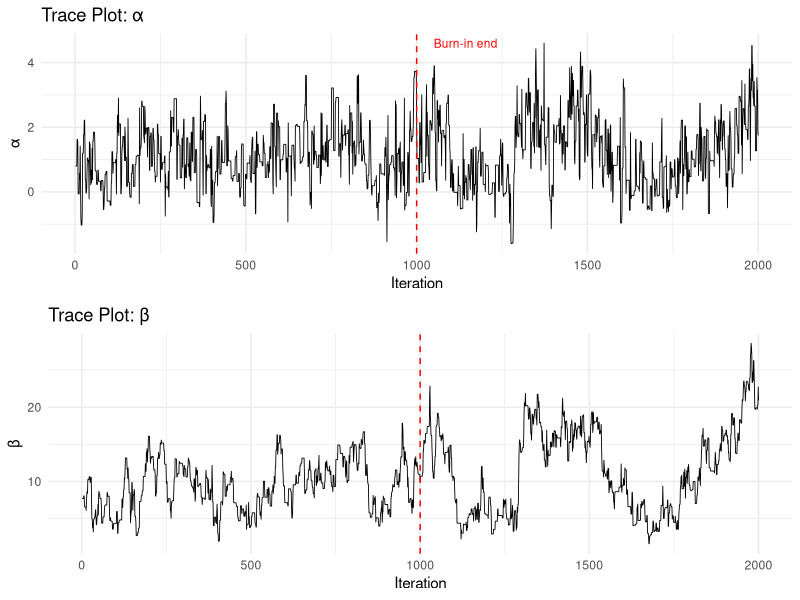
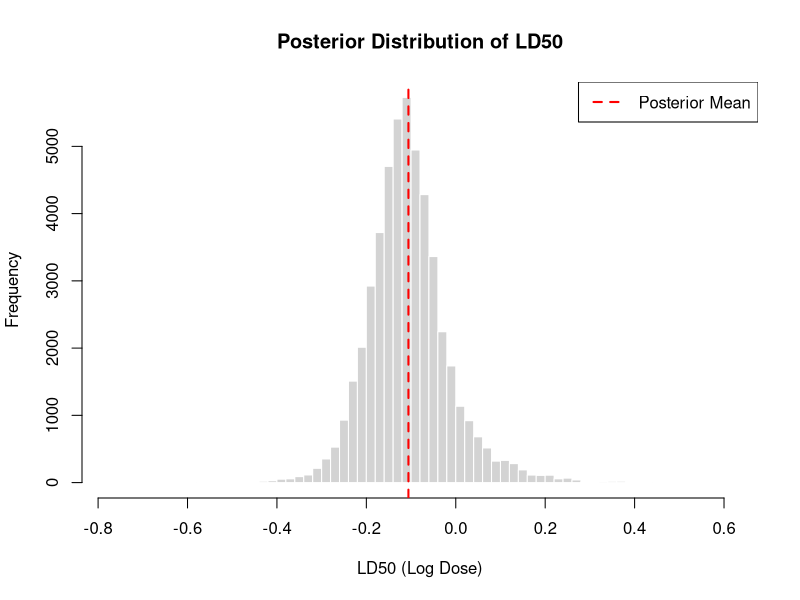
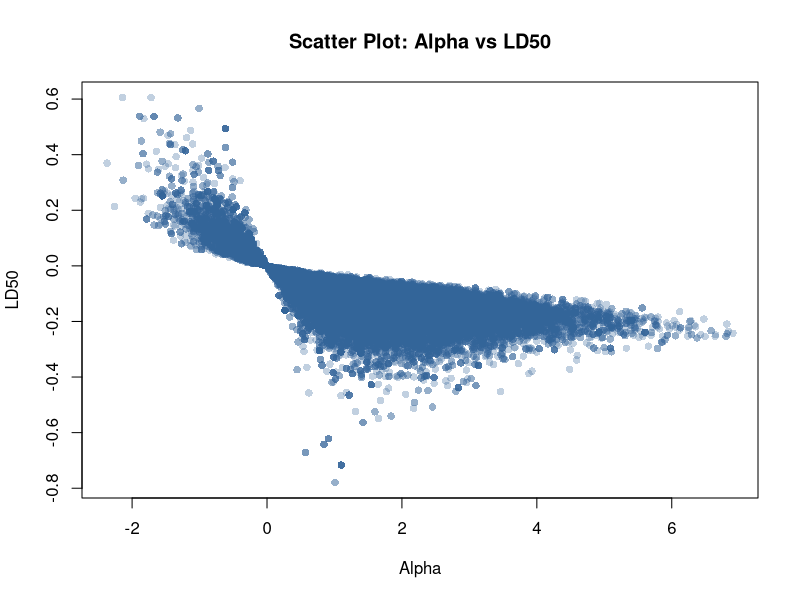

Source code (R) for these figures, in order:
## ---- chunk 1
library(coda)
# Input the Data
x <- c(-0.86, -0.30, -0.05, 0.73) 
n <- c(5, 5, 5, 5)                
y <- c(0, 1, 3, 5)                

# Log-Posterior Function
log_posterior <- function(alpha, beta) {
  eta   <- alpha + beta * x                     
  theta <- 1 / (1 + exp(-eta))         
  if (any(theta <= 0 | theta >= 1)) return(-Inf)
  sum(y * log(theta) + (n - y) * log(1 - theta))
}

# Metropolis Algorithm
set.seed(123)    
metropolis_bioassay <- function(n_iter   = 50000,
                                 sigma    = 1.5,      
                                 alpha0   = 0.8,
                                 beta0    = 7.7) {
  samples      <- matrix(NA, nrow = n_iter, ncol = 2)
  colnames(samples) <- c("alpha", "beta")
  
  cur          <- c(alpha0, beta0)
  log_p_cur    <- log_posterior(cur[1], cur[2])
  accept_count <- 0
  
  for (i in seq_len(n_iter)) {
    # Random walk proposal (bivariate normal)
    prop      <- cur + rnorm(2, 0, sigma)
    log_p_prop <- log_posterior(prop[1], prop[2])
    
    # Metropolis acceptance step
    if (log(runif(1)) < (log_p_prop - log_p_cur)) {
      cur       <- prop
      log_p_cur <- log_p_prop
      accept_count <- accept_count + 1
    }
    samples[i, ] <- cur
  }
  
  list(samples      = samples,
       accept_rate  = accept_count / n_iter)
}



# calculate_ess <- function(chain) {
#    num_samples <- length(chain)
#    rho <- acf(chain, plot = FALSE)$acf[-1] 
#    positive_lags <- rho[cumprod(rho > 0) == 1]
#    ess <- num_samples / (1 + 2 * sum(positive_lags))
#    return(ess)
#  }

result     <- metropolis_bioassay(n_iter = 51000, sigma = 1.5)
accept_rate <- result$accept_rate
all_samples <- result$samples
samples     <- all_samples[1001:51000, ]
alpha_samp  <- samples[, "alpha"]
beta_samp   <- samples[, "beta"]
ess_alpha <- effectiveSize(alpha_samp)
ess_beta  <- effectiveSize(beta_samp)

cat("Acceptance Rate:", accept_rate, "\n")
cat("Step size: ", 2, "\n")
cat("Total iterations: ", 51000, "\n")
cat("Effective Sample Size for Alpha:", round(ess_alpha, 2), "\n")
cat("Effective Sample Size for Beta:", round(ess_beta, 2), "\n")
## ---- chunk 2
library(ggplot2)
library(gridExtra)
df_trace <- data.frame(
  iter  = 1:2000,
  alpha = all_samples[1:2000, "alpha"],
  beta  = all_samples[1:2000, "beta"]
)

p_t1 <- ggplot(df_trace, aes(x=iter, y=alpha)) +
  geom_line(linewidth=0.3) +
  geom_vline(xintercept=1000, color="red", linetype="dashed") +
  annotate("text", x=1050, y=max(df_trace$alpha),
           label="Burn-in end", color="red", size=3, hjust=0) +
  labs(title="Trace Plot: α", x="Iteration", y="α") +
  theme_minimal()

p_t2 <- ggplot(df_trace, aes(x=iter, y=beta)) +
  geom_line(linewidth=0.3) +
  geom_vline(xintercept=1000, color="red", linetype="dashed") +
  labs(title="Trace Plot: β", x="Iteration", y="β") +
  theme_minimal()

grid.arrange(p_t1, p_t2, ncol=1)
## ---- chunk 3
ld50_samples <- -samples[, "alpha"] / samples[, "beta"]

cat("\nSummary of LD50 Posterior:\n")
print(summary(ld50_samples))

ci_ld50 <- quantile(ld50_samples, probs = c(0.025, 0.975))
cat("\n95% Credible Interval for LD50:\n")
print(ci_ld50)

hist(ld50_samples, 
     breaks = 50,  
     main = "Posterior Distribution of LD50",
     xlab = "LD50 (Log Dose)", 
     border = "white")
abline(v = mean(ld50_samples), col = "red", lwd = 2, lty = 2)
legend("topright", legend = "Posterior Mean", col = "red", lty = 2, lwd = 2)

plot(samples[, "alpha"], ld50_samples, 
     pch = 16, col = rgb(0.2, 0.4, 0.6, alpha = 0.3),
     main = "Scatter Plot: Alpha vs LD50",
     xlab = "Alpha", ylab = "LD50")
